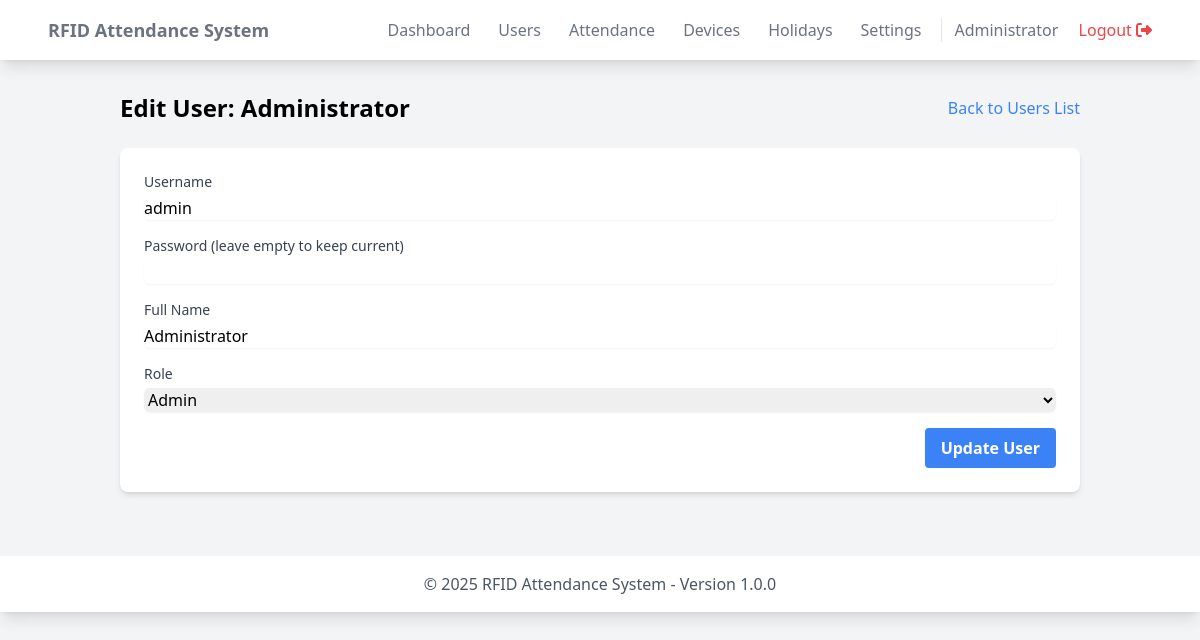
/admin/users/edit.php?id=1 (signed in), run on the app's committed database.
### tables this page shows
CREATE TABLE users (
    id INT PRIMARY KEY AUTO_INCREMENT,
    username VARCHAR(50) UNIQUE NOT NULL,
    password VARCHAR(255) NOT NULL,
    name VARCHAR(100) NOT NULL,
    role ENUM('admin', 'user') DEFAULT 'user',
    created_at TIMESTAMP DEFAULT CURRENT_TIMESTAMP
);

### includes/functions.php (called while the page is built, shortened)
<?php
require_once dirname(__DIR__) . '/config/database.php';
function getDatabase() {
    static $db = null;
    if ($db === null) {
        $db = new Database();
    }
    return $db;
}

### config/database.php (called while the page is built, shortened)
<?php
class Database {
    private $host;
    private $db_name;
    private $username;
    private $password;
    private $conn = null;
    public function __construct() {
        $this->host = DB_HOST;
        $this->db_name = DB_NAME;
        $this->username = DB_USER;
        $this->password = DB_PASS;
    }
    public function connect() {
        try {
            if ($this->conn === null) {
                $this->conn = new PDO(
                    "mysql:host=" . $this->host . ";dbname=" . $this->db_name,
                    $this->username,
                    $this->password,
                    [
                        PDO::ATTR_ERRMODE => PDO::ERRMODE_EXCEPTION,
                        PDO::ATTR_DEFAULT_FETCH_MODE => PDO::FETCH_ASSOC,
                        PDO::MYSQL_ATTR_INIT_COMMAND => "SET NAMES utf8"
                    ]
                );
            }
            return $this->conn;
        } catch(PDOException $e) {
            error_log("Database Connection Error: " . $e->getMessage());
            return null;
        }
    }
    public function query($sql, $params = []) {
        try {
            $stmt = $this->connect()->prepare($sql);
            $stmt->execute($params);
            return $stmt;
        } catch(PDOException $e) {
            error_log("Query Error: " . $e->getMessage());
            return false;
        }
    }
    public function single($sql, $params = []) {
        $stmt = $this->query($sql, $params);
        return $stmt ? $stmt->fetch() : false;
    }
}

### admin/users/edit.php (the view, shortened to what this page needs)
<?php
require_once dirname(__DIR__, 2) . '/includes/functions.php';
$db = getDatabase();
$userId = $_GET['id'] ?? null;
$user = $db->single("SELECT * FROM users WHERE id = ?", [$userId]);
require_once dirname(__DIR__, 2) . '/includes/header.php';
?>
<div class="container mx-auto px-4">
    <div class="flex justify-between items-center mb-6">
        <h2 class="text-2xl font-bold">Edit User: <?= htmlspecialchars($user['name']) ?></h2>
        <a href="index.php" class="text-blue-500 hover:text-blue-700">
            Back to Users List
        </a>
    </div>
    <div class="bg-white shadow-md rounded-lg p-6">
        <form method="POST" action="">
            <div class="mb-4">
                <label for="username" class="block text-sm font-medium text-gray-700">Username</label>
                <input type="text" name="username" id="username" required
                       class="mt-1 block w-full rounded-md border-gray-300 shadow-sm focus:border-blue-500 focus:ring-blue-500"
                       value="<?= htmlspecialchars($user['username']) ?>">
            </div>
            <div class="mb-4">
                <label for="password" class="block text-sm font-medium text-gray-700">
                    Password (leave empty to keep current)
                </label>
                <input type="password" name="password" id="password"
                       class="mt-1 block w-full rounded-md border-gray-300 shadow-sm focus:border-blue-500 focus:ring-blue-500">
            </div>
            <div class="mb-4">
                <label for="name" class="block text-sm font-medium text-gray-700">Full Name</label>
                <input type="text" name="name" id="name" required
                       class="mt-1 block w-full rounded-md border-gray-300 shadow-sm focus:border-blue-500 focus:ring-blue-500"
                       value="<?= htmlspecialchars($user['name']) ?>">
            </div>
            <div class="mb-4">
                <label for="role" class="block text-sm font-medium text-gray-700">Role</label>
                <select name="role" id="role" required
                        class="mt-1 block w-full rounded-md border-gray-300 shadow-sm focus:border-blue-500 focus:ring-blue-500">
                    <option value="admin" <?= $user['role'] === 'admin' ? 'selected' : '' ?>>Admin</option>
                </select>
            </div>
            <div class="flex justify-end">
                <button type="submit" class="bg-blue-500 hover:bg-blue-700 text-white font-bold py-2 px-4 rounded">
                    Update User
                </button>
            </div>
        </form>
    </div>
</div>
<?php require_once dirname(__DIR__, 2) . '/includes/footer.php'; ?>

### data on the page
users: name "Administrator", username "admin", role "Admin"

### other printed values
SITE_NAME "RFID Attendance System"
$_SESSION['name'] "Administrator"
SITE_VERSION "1.0.0"
